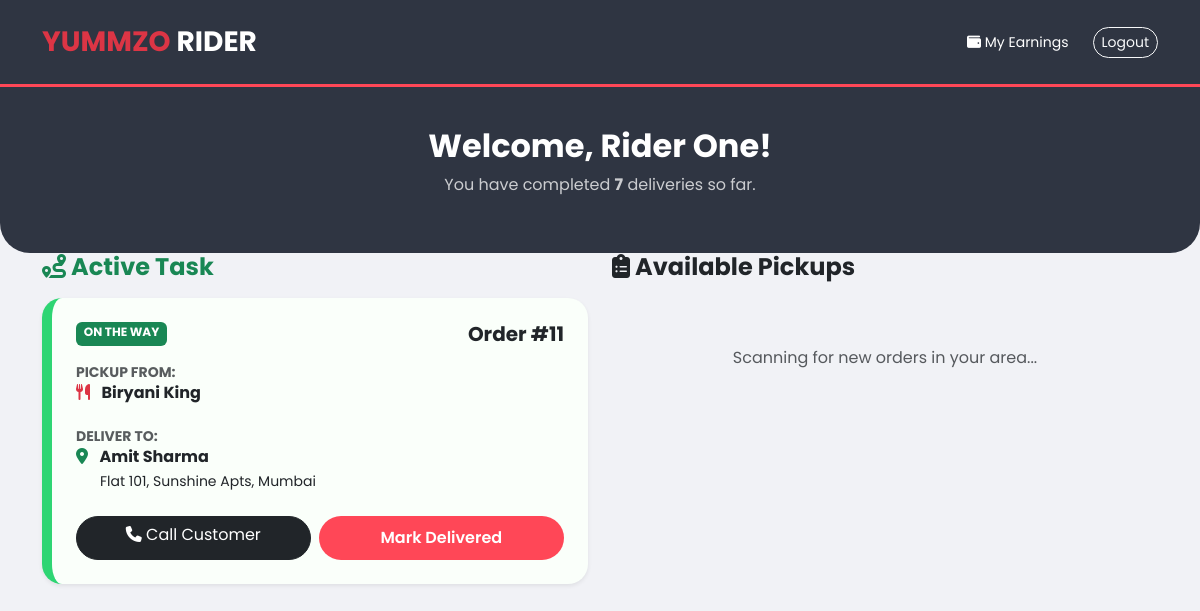
Screenshot of /delivery/jobs.php (signed in) with the database file from the repository.
### tables this page shows
CREATE TABLE `orders` (
  `id` int(11) NOT NULL,
  `customer_id` int(11) DEFAULT NULL,
  `restaurant_id` int(11) DEFAULT NULL,
  `delivery_id` int(11) DEFAULT NULL,
  `total_amount` decimal(10,2) NOT NULL,
  `status` enum('pending','preparing','out_for_delivery','delivered','cancelled') DEFAULT 'pending',
  `order_date` timestamp NOT NULL DEFAULT current_timestamp(),
  `payment_received` tinyint(1) DEFAULT 0
);

CREATE TABLE `restaurants` (
  `id` int(11) NOT NULL,
  `user_id` int(11) DEFAULT NULL,
  `restaurant_name` varchar(100) NOT NULL,
  `cuisine_type` varchar(50) DEFAULT NULL,
  `health_rating` decimal(2,1) DEFAULT 5.0,
  `status` enum('open','closed') DEFAULT 'open',
  `open_time` time DEFAULT '09:00:00',
  `close_time` time DEFAULT '22:00:00'
);

CREATE TABLE `users` (
  `id` int(11) NOT NULL,
  `full_name` varchar(100) NOT NULL,
  `email` varchar(100) NOT NULL,
  `password` varchar(255) NOT NULL,
  `phone` varchar(20) DEFAULT NULL,
  `role` enum('customer','restaurant','delivery') NOT NULL,
  `address` text DEFAULT NULL,
  `created_at` timestamp NOT NULL DEFAULT current_timestamp()
);

### delivery/jobs.php (the view, shortened to what this page needs)
<?php
include '../config/db.php';
$rider_id = $_SESSION['user_id'];
$stmt = $conn->prepare("
    SELECT o.*, r.restaurant_name, r.cuisine_type, u.full_name as c_name, u.address as c_address
    FROM orders o
    JOIN restaurants r ON o.restaurant_id = r.id
    JOIN users u ON o.customer_id = u.id
    WHERE o.status = 'out_for_delivery' AND o.delivery_id IS NULL
    ORDER BY o.order_date DESC
");
$stmt->execute();
$available_jobs = $stmt->fetchAll();
$active_stmt = $conn->prepare("
    SELECT o.*, r.restaurant_name, u.full_name as c_name, u.address as c_address, u.phone as c_phone
    FROM orders o
    JOIN restaurants r ON o.restaurant_id = r.id
    JOIN users u ON o.customer_id = u.id
    WHERE o.delivery_id = ? AND o.status != 'delivered'
");
$active_stmt->execute([$rider_id]);
$my_job = $active_stmt->fetch();
$total_done = $conn->query("SELECT COUNT(*) FROM orders WHERE delivery_id = $rider_id AND status = 'delivered'")->fetchColumn();
?>
<!DOCTYPE html>
<html lang="en">
<head>
    <link href="https://cdn.jsdelivr.net/npm/bootstrap@5.3.0/dist/css/bootstrap.min.css" rel="stylesheet">
    <link rel="stylesheet" href="https://cdnjs.cloudflare.com/ajax/libs/font-awesome/6.4.0/css/all.min.css">
</head>
<body>
<nav class="navbar navbar-dark nav-rider sticky-top py-3">
    <div class="container">
        <a class="navbar-brand fw-bold text-danger fs-3" href="jobs.php">YUMMZO <span class="text-white">RIDER</span></a>
        <div class="d-flex align-items-center">
            <a href="earnings.php" class="text-white text-decoration-none me-4 small"><i class="fas fa-wallet"></i> My Earnings</a>
            <a href="../auth/logout.php" class="btn btn-outline-light rounded-pill btn-sm">Logout</a>
        </div>
    </div>
</nav>
<div class="hero-rider text-center">
    <div class="container">
        <h2 class="fw-bold">Welcome, <?php echo $_SESSION['user_name']; ?>!</h2>
        <p class="opacity-75">You have completed <strong><?php echo $total_done; ?></strong> deliveries so far.</p>
    </div>
</div>
<div class="container mt-n4">
    <div class="row">
        <div class="col-lg-6 mb-4">
            <h4 class="fw-bold mb-3 text-success"><i class="fas fa-route"></i> Active Task</h4>
            <?php if(!$my_job): ?>
                <div class="card job-card p-5 text-center">
                    <i class="fas fa-bicycle fa-3x text-muted mb-3"></i>
                    <p class="text-muted">No active delivery. Accept a job to start earning!</p>
                </div>
            <?php else: ?>
                <div class="card job-card active-job-card p-4 shadow-sm">
                    <div class="d-flex justify-content-between mb-3">
                        <span class="badge bg-success">ON THE WAY</span>
                        <h5 class="fw-bold mb-0">Order #<?php echo $my_job['id']; ?></h5>
                    </div>
                    <div class="mb-3">
                        <small class="text-muted d-block text-uppercase fw-bold">Pickup from:</small>
                        <h6 class="fw-bold"><i class="fas fa-utensils text-danger me-2"></i> <?php echo $my_job['restaurant_name']; ?></h6>
                    </div>
                    <div class="mb-4">
                        <small class="text-muted d-block text-uppercase fw-bold">Deliver to:</small>
                        <h6 class="fw-bold mb-1"><i class="fas fa-map-marker-alt text-success me-2"></i> <?php echo $my_job['c_name']; ?></h6>
                        <p class="small mb-0 ms-4"><?php echo $my_job['c_address']; ?></p>
                    </div>
                    <div class="d-flex gap-2">
                        <a href="tel:<?php echo $my_job['c_phone']; ?>" class="btn btn-dark rounded-pill flex-grow-1"><i class="fas fa-phone"></i> Call Customer</a>
                        <a href="complete-job.php?id=<?php echo $my_job['id']; ?>" class="btn btn-yummzo flex-grow-1">Mark Delivered</a>
                    </div>
                </div>
            <?php endif; ?>
        </div>
        <div class="col-lg-6">
            <h4 class="fw-bold mb-3"><i class="fas fa-clipboard-list"></i> Available Pickups</h4>
            <?php if(empty($available_jobs)): ?>
                <div class="text-center py-5">
                    <p class="text-muted">Scanning for new orders in your area...</p>
                </div>
            <?php endif; ?>
        </div>
    </div>
</div>
</body>
</html>

### delivery/jobs.php (style rules this page uses)
body { font-family: 'Poppins', sans-serif; background-color: #f1f2f6; }
.nav-rider { background: #2F3542; border-bottom: 3px solid #FF4757; }
.hero-rider { background: #2F3542; color: white; padding: 40px 0; border-radius: 0 0 30px 30px; }
.job-card { border: none; border-radius: 20px; transition: 0.3s; box-shadow: 0 5px 15px rgba(0,0,0,0.05); background: white; }
.active-job-card { border-left: 10px solid #2ed573; background: #fafffa; }
.btn-yummzo { background: #FF4757; color: white; border-radius: 50px; font-weight: 600; padding: 10px 25px; border:none; }

### rows the page displays
orders: id "11", restaurant.restaurant_name "Biryani King", customer.full_name "Amit Sharma", customer.address "Flat 101, Sunshine Apts, Mumbai"

### other values shown
$_SESSION['user_name'] "Rider One"
$total_done "7"
